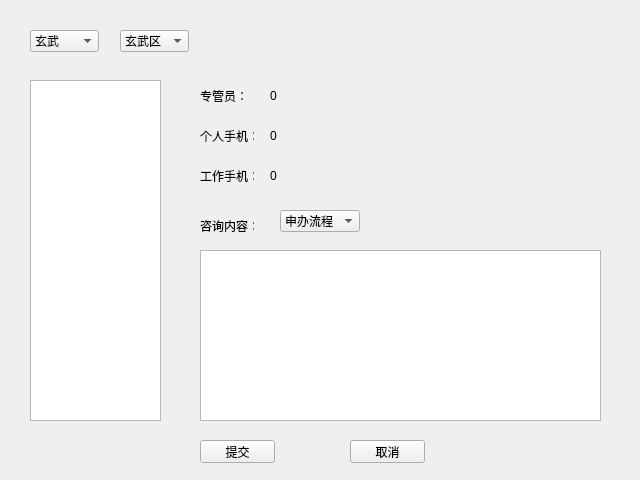
<?xml version="1.0" encoding="UTF-8"?>
<ui version="4.0">
 <class>LatticePoint</class>
 <widget class="QWidget" name="LatticePoint">
  <property name="geometry">
   <rect>
    <x>0</x>
    <y>0</y>
    <width>640</width>
    <height>480</height>
   </rect>
  </property>
  <property name="windowTitle">
   <string>Form</string>
  </property>
  <widget class="QComboBox" name="comboBox">
   <property name="geometry">
    <rect>
     <x>30</x>
     <y>30</y>
     <width>69</width>
     <height>22</height>
    </rect>
   </property>
   <item>
    <property name="text">
     <string>玄武</string>
    </property>
   </item>
   <item>
    <property name="text">
     <string>鼓楼</string>
    </property>
   </item>
   <item>
    <property name="text">
     <string>秦淮</string>
    </property>
   </item>
   <item>
    <property name="text">
     <string>建邺</string>
    </property>
   </item>
   <item>
    <property name="text">
     <string>雨花台</string>
    </property>
   </item>
   <item>
    <property name="text">
     <string>栖霞</string>
    </property>
   </item>
   <item>
    <property name="text">
     <string>浦口</string>
    </property>
   </item>
   <item>
    <property name="text">
     <string>六合</string>
    </property>
   </item>
   <item>
    <property name="text">
     <string>江宁</string>
    </property>
   </item>
   <item>
    <property name="text">
     <string>溧水</string>
    </property>
   </item>
   <item>
    <property name="text">
     <string>高淳</string>
    </property>
   </item>
  </widget>
  <widget class="QListView" name="listView">
   <property name="geometry">
    <rect>
     <x>30</x>
     <y>80</y>
     <width>131</width>
     <height>341</height>
    </rect>
   </property>
  </widget>
  <widget class="QLabel" name="label">
   <property name="geometry">
    <rect>
     <x>200</x>
     <y>90</y>
     <width>54</width>
     <height>12</height>
    </rect>
   </property>
   <property name="text">
    <string>专管员：</string>
   </property>
  </widget>
  <widget class="QLabel" name="label_2">
   <property name="geometry">
    <rect>
     <x>200</x>
     <y>130</y>
     <width>54</width>
     <height>12</height>
    </rect>
   </property>
   <property name="text">
    <string>个人手机：</string>
   </property>
  </widget>
  <widget class="QLabel" name="label_3">
   <property name="geometry">
    <rect>
     <x>200</x>
     <y>220</y>
     <width>54</width>
     <height>12</height>
    </rect>
   </property>
   <property name="text">
    <string>咨询内容：</string>
   </property>
  </widget>
  <widget class="QComboBox" name="comboBox_2">
   <property name="geometry">
    <rect>
     <x>280</x>
     <y>210</y>
     <width>80</width>
     <height>22</height>
    </rect>
   </property>
   <item>
    <property name="text">
     <string>申办流程</string>
    </property>
   </item>
   <item>
    <property name="text">
     <string>申办渠道</string>
    </property>
   </item>
   <item>
    <property name="text">
     <string>申办条件</string>
    </property>
   </item>
   <item>
    <property name="text">
     <string>其他</string>
    </property>
   </item>
  </widget>
  <widget class="QLabel" name="label_4">
   <property name="geometry">
    <rect>
     <x>270</x>
     <y>90</y>
     <width>54</width>
     <height>12</height>
    </rect>
   </property>
   <property name="text">
    <string>0</string>
   </property>
  </widget>
  <widget class="QLabel" name="label_5">
   <property name="geometry">
    <rect>
     <x>270</x>
     <y>130</y>
     <width>54</width>
     <height>12</height>
    </rect>
   </property>
   <property name="text">
    <string>0</string>
   </property>
  </widget>
  <widget class="QTextEdit" name="textEdit">
   <property name="geometry">
    <rect>
     <x>200</x>
     <y>250</y>
     <width>401</width>
     <height>171</height>
    </rect>
   </property>
  </widget>
  <widget class="QPushButton" name="pushButton">
   <property name="geometry">
    <rect>
     <x>200</x>
     <y>440</y>
     <width>75</width>
     <height>23</height>
    </rect>
   </property>
   <property name="text">
    <string>提交</string>
   </property>
  </widget>
  <widget class="QPushButton" name="pushButton_2">
   <property name="geometry">
    <rect>
     <x>350</x>
     <y>440</y>
     <width>75</width>
     <height>23</height>
    </rect>
   </property>
   <property name="text">
    <string>取消</string>
   </property>
  </widget>
  <widget class="QLabel" name="label_6">
   <property name="geometry">
    <rect>
     <x>200</x>
     <y>170</y>
     <width>54</width>
     <height>12</height>
    </rect>
   </property>
   <property name="text">
    <string>工作手机：</string>
   </property>
  </widget>
  <widget class="QLabel" name="label_7">
   <property name="geometry">
    <rect>
     <x>270</x>
     <y>170</y>
     <width>54</width>
     <height>12</height>
    </rect>
   </property>
   <property name="text">
    <string>0</string>
   </property>
  </widget>
  <widget class="QComboBox" name="comboBox_3">
   <property name="geometry">
    <rect>
     <x>120</x>
     <y>30</y>
     <width>69</width>
     <height>22</height>
    </rect>
   </property>
   <item>
    <property name="text">
     <string>玄武区</string>
    </property>
   </item>
   <item>
    <property name="text">
     <string>鼓楼区</string>
    </property>
   </item>
   <item>
    <property name="text">
     <string>秦淮区</string>
    </property>
   </item>
   <item>
    <property name="text">
     <string>建邺区</string>
    </property>
   </item>
   <item>
    <property name="text">
     <string>雨花台区</string>
    </property>
   </item>
   <item>
    <property name="text">
     <string>栖霞区</string>
    </property>
   </item>
   <item>
    <property name="text">
     <string>浦口区</string>
    </property>
   </item>
   <item>
    <property name="text">
     <string>六合区</string>
    </property>
   </item>
   <item>
    <property name="text">
     <string>江宁区</string>
    </property>
   </item>
   <item>
    <property name="text">
     <string>溧水区</string>
    </property>
   </item>
   <item>
    <property name="text">
     <string>高淳区</string>
    </property>
   </item>
  </widget>
 </widget>
 <resources/>
 <connections/>
</ui>
